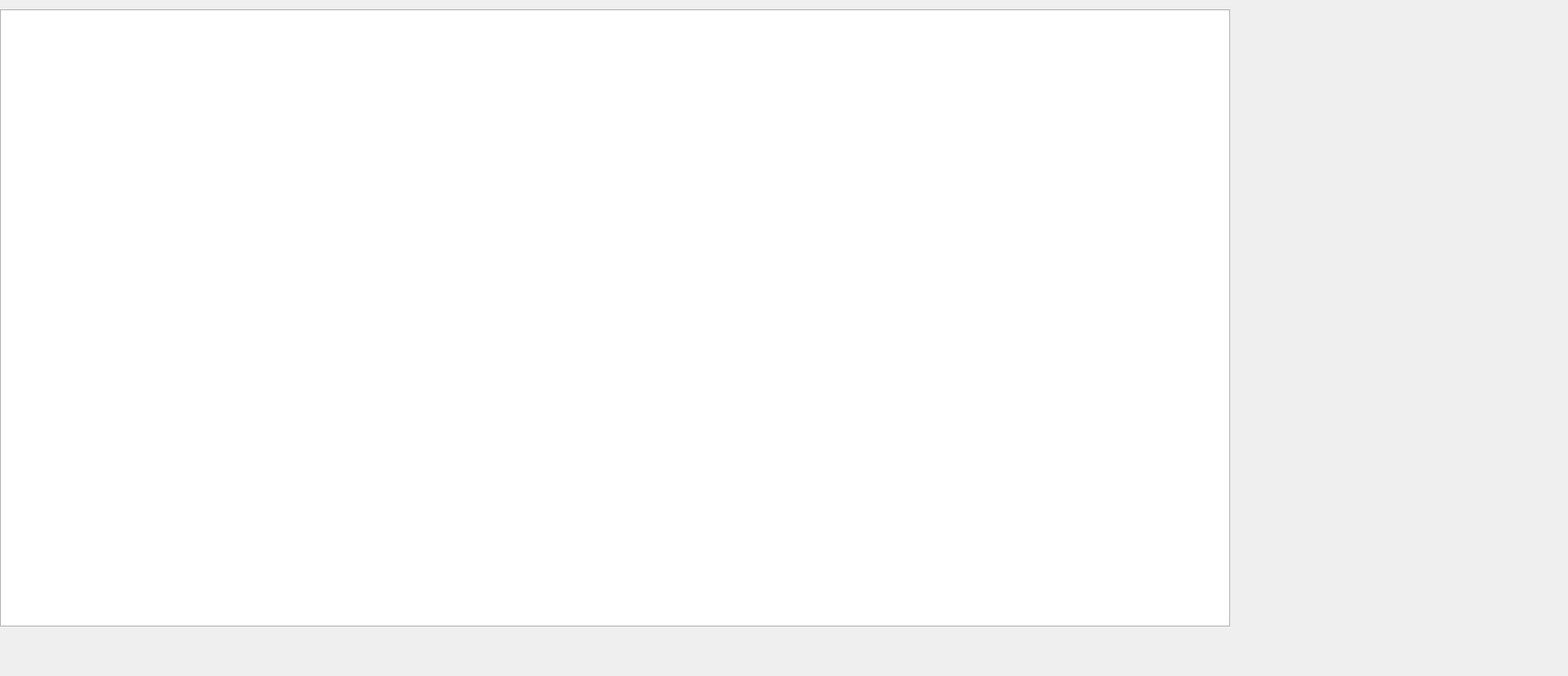
<?xml version="1.0" encoding="UTF-8"?>
<ui version="4.0">
 <class>allpatient</class>
 <widget class="QWidget" name="allpatient">
  <property name="geometry">
   <rect>
    <x>0</x>
    <y>0</y>
    <width>1680</width>
    <height>724</height>
   </rect>
  </property>
  <property name="windowTitle">
   <string>Form</string>
  </property>
  <widget class="QTableWidget" name="tableWidget">
   <property name="geometry">
    <rect>
     <x>0</x>
     <y>10</y>
     <width>1318</width>
     <height>661</height>
    </rect>
   </property>
  </widget>
 </widget>
 <resources/>
 <connections/>
</ui>
